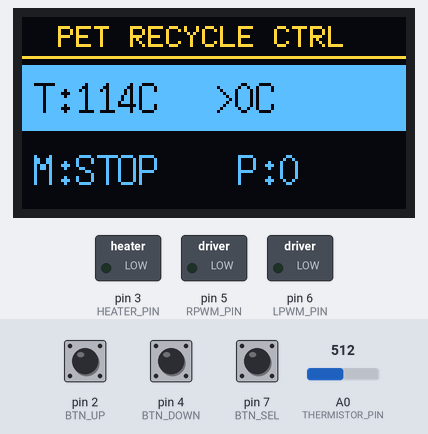
This sketch was run on a simulated Arduino Uno, built with avr-gcc and run on an emulated ATmega328P. Parts: 128×64 one-colour display, switched loads named in the sketch (green lamp = pin HIGH). Inputs (shaded band) come from the test bench; at power-on: pin 7 (BTN_SEL) HIGH, A0 (THERMISTOR_PIN) = 512, pin 2 (BTN_UP) HIGH, pin 4 (BTN_DOWN) HIGH. The OLED is the two-colour kind (top 16 rows yellow); what the sketch prints to the serial monitor is not drawn.

Above: at 1.5 s.
1.6 s: pin 7 (BTN_SEL) pulled LOW for 3.2 s
At 5.4 s:
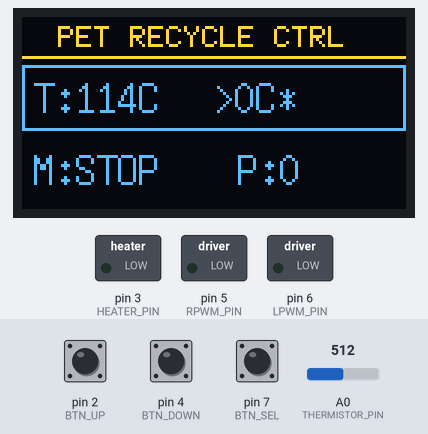
6.6 s: A0 (THERMISTOR_PIN) set to 716
At 8.0 s:
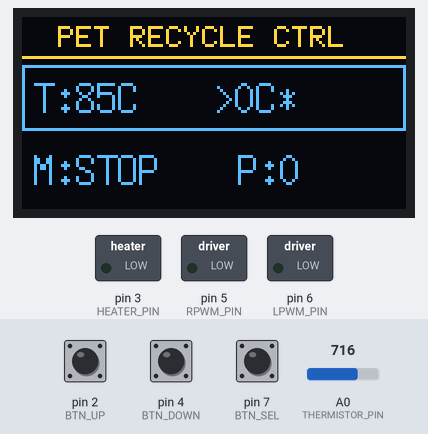
8.8 s: pin 2 (BTN_UP) pulled LOW for 0.65 s
At 9.8 s:
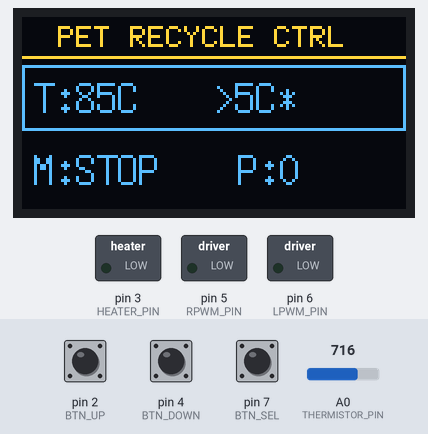
10.9 s: pin 2 (BTN_UP) pulled LOW for 1 s
At 12.7 s:
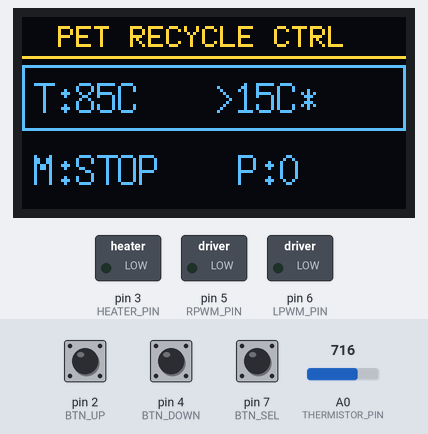
Timing chart, 0 to 14.2 s (numbered marks = the images above; inputs shaded):
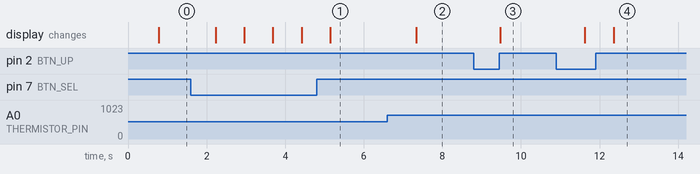

The sketch:

pet_recycle2.ino
```cpp
#include <Arduino.h>
#include <U8g2lib.h>
#include <Wire.h>

// ================= OLED DISPLAY INITIALIZATION =================
U8G2_SH1106_128X64_NONAME_1_HW_I2C u8g2(U8G2_R0, /* reset=*/ U8X8_PIN_NONE);

// ================= PIN DEFINITIONS =================
const int HEATER_PIN     = 3;   // IRF520 SIG for PID heating[cite: 2]
const int THERMISTOR_PIN  = A0; // Thermistor analog input[cite: 3]
const int RPWM_PIN       = 5;   // BTS7960 Forward[cite: 1]
const int LPWM_PIN       = 6;   // BTS7960 Reverse[cite: 1]

// --- NEW 3-BUTTON SETUP ---
const int BTN_UP         = 2;   // Moves highlight up / Increases value
const int BTN_DOWN       = 4;   // Moves highlight down / Decreases value
const int BTN_SEL        = 7;   // Selects row / Confirms edit

// ================= THERMISTOR & PID =================
const float R_FIXED = 4700.0;  // 4.7k ohm pull-up resistor[cite: 3]
const float R_0     = 100000.0;// 100k thermistor baseline[cite: 3]
const float T_0     = 298.15;  // 25 C in Kelvin[cite: 3]
const float BETA    = 3950.0;  // Typical beta for 3D printer thermistors[cite: 3]

float setpoint = 0.0, currentTemp = 0.0, pwmOutput = 0.0;
float Kp = 30.0, Ki = 1.5, Kd = 60.0; // PID Tuning parameters[cite: 2]
float integralError = 0.0, previousError = 0.0;
unsigned long lastPidTime = 0;

int motorSpeed = 0; // -255 to 255[cite: 1]

// ================= UI STATE MACHINE =================
enum MenuState { NAVIGATE, EDIT_TEMP, EDIT_MOTOR };
MenuState currentUIState = NAVIGATE;
int selectedRow = 0; // 0 = Temp, 1 = Motor

float editTemp = 0.0;
int editMotorSpeed = 0;

// Button timing tracking
unsigned long lastButtonPress = 0;
const int debounceDelay = 150; // Milliseconds between allowed button clicks

unsigned long lastDisplayTime = 0;
unsigned long lastSerialTime = 0;
bool triggerSerialPrint = true; // Forces an immediate print on startup

// Function prototypes
float readThermistor();
void runPidController(float dt);
void setMotorSpeed(int speedVal);
void handleButtons();
void drawScreen();
void printSerialUI();

void setup() {
  Serial.begin(9600);
  pinMode(HEATER_PIN, OUTPUT);
  pinMode(RPWM_PIN, OUTPUT);
  pinMode(LPWM_PIN, OUTPUT);

  // Enable internal pull-ups for the buttons
  pinMode(BTN_UP, INPUT_PULLUP);
  pinMode(BTN_DOWN, INPUT_PULLUP);
  pinMode(BTN_SEL, INPUT_PULLUP);

  // Safety initializations[cite: 1, 2]
  analogWrite(HEATER_PIN, 0);
  analogWrite(RPWM_PIN, 0);
  analogWrite(LPWM_PIN, 0);

  u8g2.begin();
  Serial.println("3-Button System Initialized...");
}

void loop() {
  // 1. Process 3-Button Inputs
  handleButtons();

  // 2. PID Control (Runs every 200ms)[cite: 2]
  unsigned long currentTime = millis();
  if (currentTime - lastPidTime >= 200) {
    float dt = (currentTime - lastPidTime) / 1000.0;
    lastPidTime = currentTime;
    runPidController(dt);
  }

  // 3. Update OLED Display (Runs every 100ms)
  if (currentTime - lastDisplayTime >= 100) {
    lastDisplayTime = currentTime;
    drawScreen();
  }

  // 4. Update Serial Monitor (On Interaction OR every 2000ms)
  if (triggerSerialPrint || (currentTime - lastSerialTime >= 2000)) {
    lastSerialTime = currentTime;
    triggerSerialPrint = false;
    printSerialUI();
  }
}

// ================= 3-BUTTON LOGIC =================
void handleButtons() {
  bool upPressed = (digitalRead(BTN_UP) == LOW);
  bool downPressed = (digitalRead(BTN_DOWN) == LOW);
  bool selPressed = (digitalRead(BTN_SEL) == LOW);

  // If any button is pressed and the debounce timer has passed
  if ((upPressed || downPressed || selPressed) && (millis() - lastButtonPress > debounceDelay)) {
    lastButtonPress = millis();
    triggerSerialPrint = true; // Force Serial UI update

    // --- SELECT BUTTON PRESSED ---
    if (selPressed) {
      if (currentUIState == NAVIGATE) {
        if (selectedRow == 0) {
          editTemp = setpoint;
          currentUIState = EDIT_TEMP;
        } else if (selectedRow == 1) {
          editMotorSpeed = motorSpeed;
          currentUIState = EDIT_MOTOR;
        }
      }
      else if (currentUIState == EDIT_TEMP) {
        setpoint = editTemp;
        integralError = 0; // Reset anti-windup accumulator[cite: 2]
        currentUIState = NAVIGATE;
      }
      else if (currentUIState == EDIT_MOTOR) {
        motorSpeed = editMotorSpeed;
        setMotorSpeed(motorSpeed);
        currentUIState = NAVIGATE;
      }
    }
    // --- UP OR DOWN BUTTON PRESSED ---
    else {
      int direction = upPressed ? 1 : -1; // 1 for Up, -1 for Down

      if (currentUIState == NAVIGATE) {
        // Toggle between row 0 and row 1
        selectedRow = (selectedRow + direction + 2) % 2;
      }
      else if (currentUIState == EDIT_TEMP) {
        editTemp += (direction * 5.0);
        editTemp = constrain(editTemp, 0.0, 260.0); // Safe 3D printing limits[cite: 2]
      }
      else if (currentUIState == EDIT_MOTOR) {
        editMotorSpeed += (direction * 15);
        editMotorSpeed = constrain(editMotorSpeed, -255, 255); // BTS7960 PWM range[cite: 1]
      }
    }
  }
}

// ================= SERIAL MONITOR RENDERING =================
void printSerialUI() {
  Serial.println("\n==================================================");
  Serial.println("                 PET RECYCLE CTRL                 ");
  Serial.println("--------------------------------------------------");

  if (selectedRow == 0) Serial.print(" >>> ");
  else Serial.print("     ");

  Serial.print("TEMP  | Actual: ");
  Serial.print(currentTemp, 1);
  Serial.print(" °C  | Target: ");

  if (currentUIState == EDIT_TEMP) {
    Serial.print(editTemp, 0);
    Serial.println(" °C  [EDITING]");
  } else {
    Serial.print(setpoint, 0);
    Serial.println(" °C");
  }

  if (selectedRow == 1) Serial.print(" >>> ");
  else Serial.print("     ");

  Serial.print("MOTOR | Dir: ");
  int activeSpeed = (currentUIState == EDIT_MOTOR) ? editMotorSpeed : motorSpeed;

  if (activeSpeed > 0) Serial.print("FORWARD ");
  else if (activeSpeed < 0) Serial.print("REVERSE ");
  else Serial.print("STOPPED ");

  Serial.print(" | PWM: ");
  Serial.print(abs(activeSpeed));

  if (currentUIState == EDIT_MOTOR) Serial.println(" [EDITING]");
  else Serial.println();

  Serial.println("==================================================");
}

// ================= OLED DISPLAY RENDERING =================
void drawScreen() {
  u8g2.firstPage();
  do {
    u8g2.setFont(u8g2_font_6x10_tf);
    u8g2.drawStr(12, 10, "PET RECYCLE CTRL");
    u8g2.drawHLine(0, 13, 128);

    // ROW 1: TEMPERATURE
    if (selectedRow == 0) {
      if (currentUIState == EDIT_TEMP) u8g2.drawFrame(0, 16, 128, 22);
      else u8g2.drawBox(0, 16, 128, 22);
    }

    if (selectedRow == 0 && currentUIState == NAVIGATE) u8g2.setDrawColor(0);
    else u8g2.setDrawColor(1);

    u8g2.setFont(u8g2_font_7x14_tf);
    u8g2.setCursor(4, 32);
    u8g2.print("T:");
    u8g2.print(currentTemp, 0);
    u8g2.print("C");

    u8g2.setCursor(64, 32);
    u8g2.print(">");
    if (currentUIState == EDIT_TEMP) {
      u8g2.print(editTemp, 0);
      u8g2.print("C*");
    } else {
      u8g2.print(setpoint, 0);
      u8g2.print("C");
    }

    // ROW 2: MOTOR
    if (selectedRow == 1) {
      if (currentUIState == EDIT_MOTOR) u8g2.drawFrame(0, 40, 128, 22);
      else u8g2.drawBox(0, 40, 128, 22);
    }

    if (selectedRow == 1 && currentUIState == NAVIGATE) u8g2.setDrawColor(0);
    else u8g2.setDrawColor(1);

    u8g2.setCursor(4, 56);
    int activeSpeed = (currentUIState == EDIT_MOTOR) ? editMotorSpeed : motorSpeed;

    if (activeSpeed > 0) u8g2.print("M:FWD ");
    else if (activeSpeed < 0) u8g2.print("M:REV ");
    else u8g2.print("M:STOP");

    u8g2.setCursor(72, 56);
    u8g2.print("P:");
    u8g2.print(abs(activeSpeed));
    if (currentUIState == EDIT_MOTOR) u8g2.print("*");

    u8g2.setDrawColor(1);
  } while (u8g2.nextPage());
}

// ================= MOTOR DRIVE LOGIC =================
void setMotorSpeed(int speedVal) {
  if (speedVal > 0) {
    analogWrite(RPWM_PIN, speedVal);
    analogWrite(LPWM_PIN, 0);
  } else if (speedVal < 0) {
    analogWrite(RPWM_PIN, 0);
    analogWrite(LPWM_PIN, abs(speedVal));
  } else {
    analogWrite(RPWM_PIN, 0);
    analogWrite(LPWM_PIN, 0);
  }
}

// ================= PID HEATER LOOP =================
void runPidController(float dt) {
  currentTemp = readThermistor();
  float error = setpoint - currentTemp;
  float P = Kp * error;

  // Anti-windup calculation (Active within 30 degrees of target)[cite: 2]
  if (abs(error) < 30.0 && setpoint > 0) integralError += (error * dt);
  else integralError = 0;

  float I = Ki * integralError;
  float D = Kd * ((error - previousError) / dt);

  float pidCalc = P + I + D;
  pwmOutput = constrain(pidCalc, 0, 255);

  if (setpoint == 0) pwmOutput = 0; // Strict override[cite: 2]

  analogWrite(HEATER_PIN, (int)pwmOutput);
  previousError = error;
}

// ================= THERMISTOR READING =================
float readThermistor() {
  int adcValue = analogRead(THERMISTOR_PIN);
  if (adcValue <= 0 || adcValue >= 1023) {
    analogWrite(HEATER_PIN, 0); // Failsafe shutdown[cite: 2]
    return 0.0;
  }
  float rTherm = R_FIXED * (adcValue / (1023.0 - adcValue)); // Calculate resistance[cite: 3]
  return (1.0 / ((1.0 / T_0) + (log(rTherm / R_0) / BETA))) - 273.15; // Apply Beta equation[cite: 3]
}
```

Measured:
- after the input at 1.6 s, the display: changes after 0.63 s (image 1)
- after the input at 6.6 s, the display: changes after 0.74 s (image 2)
- after the input at 8.8 s, the display: changes after 0.68 s (image 3)
- after the input at 10.9 s, the display: first changes after 0.73 s (image 4 shows a later state)
